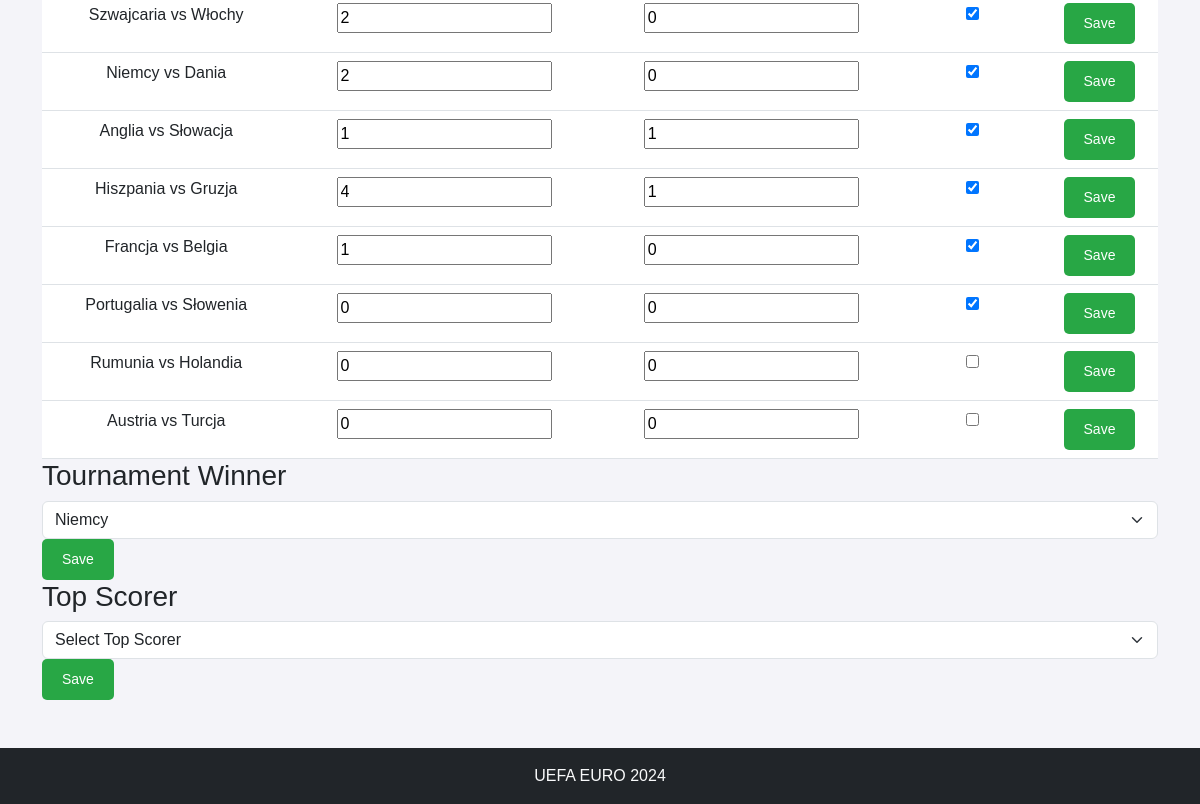
The app's page /actual_results/ (signed in, lower part), older data.
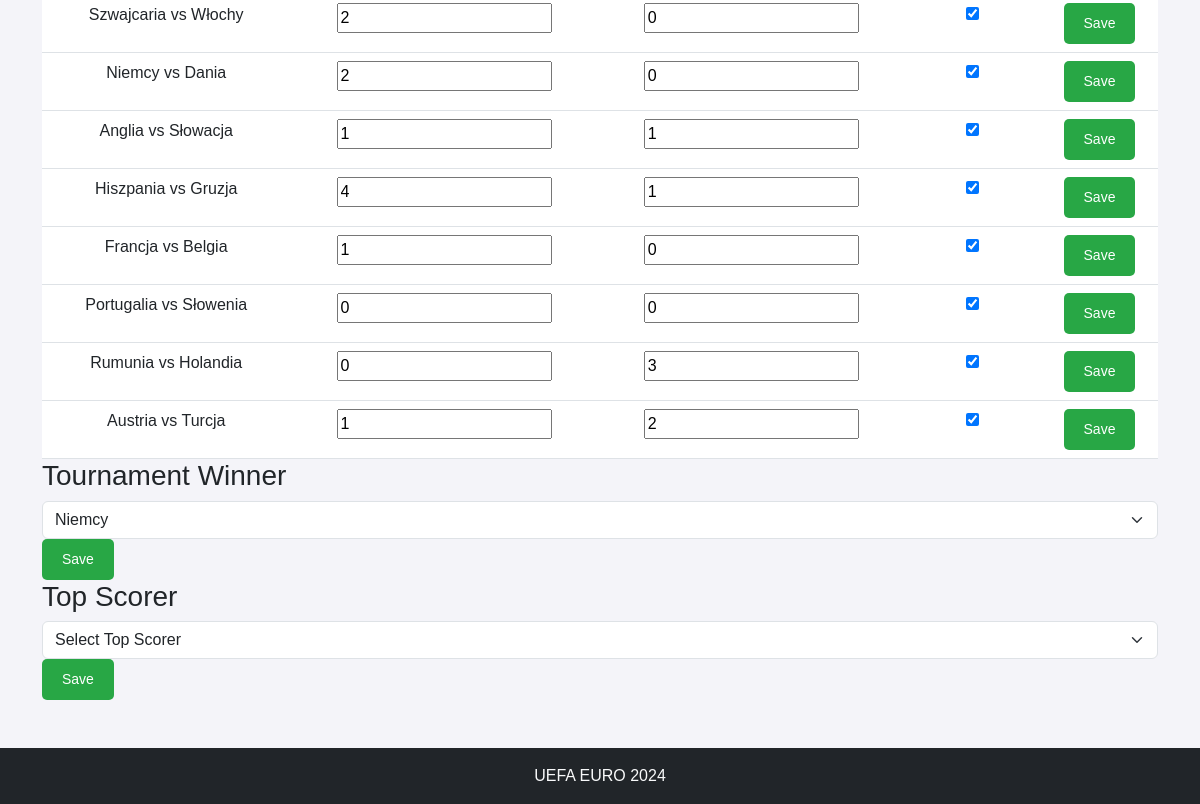
The same page, newer data.
### contest/models.py (models this page shows, shortened)
class Match(models.Model):
    group = models.CharField(max_length=2)
    home_team = models.CharField(max_length=100)
    away_team = models.CharField(max_length=100)
    date = models.DateTimeField()
    place = models.CharField(max_length=100)
    actual_home_team_score = models.IntegerField(null=True, blank=True, default=0)
    actual_away_team_score = models.IntegerField(null=True, blank=True, default=0)
    final_score = models.BooleanField(default=False)

### contest/views.py (the view, shortened to what this page needs)
# urls.py: path('actual_results/', views.actual_results, name='actual_results'),
@superuser_required
def actual_results(request):
    matches = Match.objects.all()
    teams = Team.objects.all()
    top_scorers = TopScorer.objects.all()
    tournament_results, created = TournamentResults.objects.get_or_create(id=1)
    selected_winner = tournament_results.winner_team
    selected_top_scorer = tournament_results.top_scorer
    context = {
        'matches': matches,
        'teams': teams,
        'top_scorers': top_scorers,
        'selected_winner': selected_winner,
        'selected_top_scorer': selected_top_scorer,
    }
    return render(request, 'actual_results.html', context)

### contest/templatetags/article_tags.py (called while the page is built)
@register.simple_tag
def get_articles():
    return Article.objects.all()

### contest/views.py (called while the page is built)
def superuser_required(view_func):
    decorated_view_func = user_passes_test(lambda u: u.is_superuser)(view_func)
    return decorated_view_func

### contest/templates/actual_results.html (shortened to what this page needs)
{% extends 'base.html' %}
{% block content %}
<form method="post">
    <table class="table">
        <tbody>
            {% for match in matches %}
                <tr>
                    <td>{{ match.home_team }} vs {{ match.away_team }}</td>
                    <td>
                        <input type="number" name="home_team_score_{{ match.id }}" value="{{ match.actual_home_team_score }}" class="input-score">
                    </td>
                    <td>
                        <input type="number" name="away_team_score_{{ match.id }}" value="{{ match.actual_away_team_score }}" class="input-score">
                    </td>
                    <td>
                        <input type="checkbox" name="final_score_{{ match.id }}" {% if match.final_score %}checked{% endif %}>
                    </td>
                    <td>
                        <button type="submit" name="save_match" value="{{ match.id }}" class="button">Save</button>
                    </td>
                </tr>
            {% endfor %}
        </tbody>
    </table>
</form>
<h3>Tournament Winner</h3>
<form method="post">
    <select name="winner_team" class="form-select">
        {% for team in teams %}
            <option value="{{ team.name }}" {% if selected_winner and selected_winner.name == team.name %}selected{% endif %}>
                {{ team.name }}
            </option>
        {% endfor %}
    </select>
    <button type="submit" name="save_winner" class="button">Save</button>
</form>
<h3>Top Scorer</h3>
<form method="post">
    <select name="top_scorer" class="form-select">
        <option value="">Select Top Scorer</option>
    </select>
    <button type="submit" name="save_top_scorer" class="button">Save</button>
</form>
{% endblock %}

Row changes from the older to the newer data that the page shows:
changed Match "Rumunia": actual_away_team_score "0" → "3"; final_score "☐" → "☑"
changed Match "Austria": actual_home_team_score "0" → "1"; actual_away_team_score "0" → "2"; final_score "☐" → "☑"
